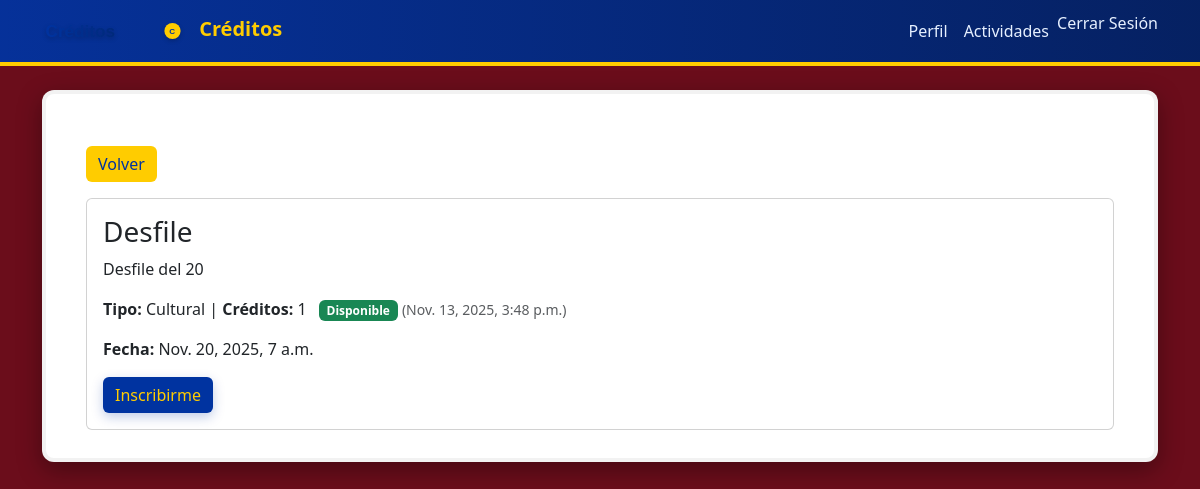
/actividades/6/ (signed in), run on the app's committed database.
### actividades/models.py (models this page shows, shortened)
class Actividad(models.Model):
    TIPOS = (
        ('academico', 'Académico'),
        ('cultural', 'Cultural'),
        ('deportivo', 'Deportivo'),
    )
    nombre = models.CharField(max_length=150)
    descripcion = models.TextField(blank=True)
    tipo = models.CharField(max_length=20, choices=TIPOS)
    fecha = models.DateTimeField()
    lugar = models.CharField(max_length=150, blank=True)
    creditos_equivalentes = models.PositiveSmallIntegerField(default=1)
    capacidad = models.PositiveIntegerField(blank=True, null=True)
    creado_por = models.ForeignKey(Usuario, on_delete=models.SET_NULL, null=True, blank=True, related_name='actividades_creadas')
    inscritos = models.ManyToManyField(Usuario, blank=True, related_name='actividades_inscritas')
    liberado = models.BooleanField(default=False)
    liberado_por = models.ForeignKey(Usuario, on_delete=models.SET_NULL, null=True, blank=True, related_name='actividades_liberadas')
    fecha_liberacion = models.DateTimeField(null=True, blank=True)
    encargado = models.ForeignKey(Usuario, on_delete=models.SET_NULL, null=True, blank=True, related_name='actividades_encargadas')

### actividades/views.py (the view)
# urls.py: path('<int:id_actividad>/', views.detalle_actividad, name='detalle_actividad'),
@login_required
def detalle_actividad(request, id_actividad):
    actividad = get_object_or_404(Actividad, id=id_actividad)
    esta_inscrito = request.user in actividad.inscritos.all()
    return render(request, 'actividades/detalle.html', {
        'actividad': actividad,
        'esta_inscrito': esta_inscrito
    })

### actividades/templates/actividades/detalle.html (shortened to what this page needs)
{% extends 'usuarios/base.html' %}
{% block content %}
<div class="container mt-4">
  <a class="btn btn-secondary mb-3" href="{% url 'lista_actividades' %}">Volver</a>
  <div class="card">
    <div class="card-body">
      <h3 class="card-title">{{ actividad.nombre }}</h3>
      <p>{{ actividad.descripcion }}</p>
      <p>
        <strong>Tipo:</strong> {{ actividad.get_tipo_display }} | <strong>Créditos:</strong> {{ actividad.creditos_equivalentes }}
        {% if actividad.liberado %}
          <span class="badge bg-success ms-2">Disponible</span>
          <small class="text-muted"> ({{ actividad.fecha_liberacion }})</small>
        {% else %}
          <span class="badge bg-warning text-dark ms-2">Pendiente</span>
        {% endif %}
      </p>
      <p><strong>Fecha:</strong> {{ actividad.fecha }}</p>
      {% if esta_inscrito %}
        <div class="alert alert-success">Ya estás inscrito a esta actividad.</div>
      {% else %}
        {% if user.is_authenticated %}
          {% if not user.is_staff and not user.es_admin_creditos %}
            <a href="{% url 'inscribirse' actividad.id %}" class="btn btn-primary">Inscribirme</a>
          {% endif %}
        {% endif %}
      {% endif %}
    </div>
  </div>
</div>
{% endblock %}

### static/css/estilo.css (style rules this page uses)
:root { --tinto: #6b0d1b; --azul: #0033a0; --amarillo: #ffcc00; --card-bg: #ffffff; --muted: #6c757d; }
html, body { height: 100%; }
body { background-color: var(--tinto); color: #222; font-family: 'Segoe UI', Roboto, Arial, sans-serif; }
.btn-primary { background-color: var(--azul) !important; color: var(--amarillo) !important; border: none !important; box-shadow: 0 4px 12px rgba(0,51,160,0.25); }
.btn-secondary { background-color: var(--amarillo) !important; color: var(--azul) !important; border: none !important; }

### data on the page
Actividad: nombre "Desfile", descripcion "Desfile del 20", tipo "Cultural", creditos_equivalentes "1", fecha_liberacion "Nov. 13, 2025, 3:48 p.m.", fecha "Nov. 20, 2025, 7 a.m."
